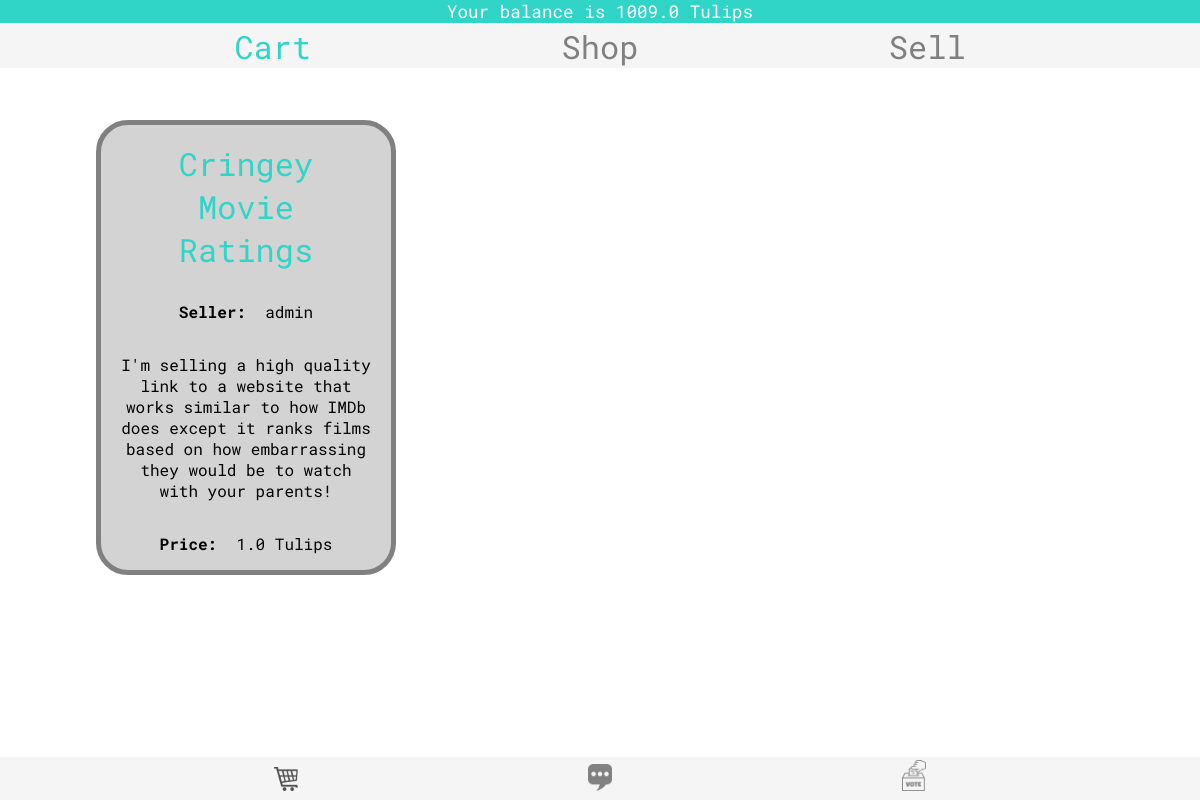
Screenshot of /boughtlinks (signed in) with the database file from the repository.
### tables this page shows
CREATE TABLE users
(
    user_id TEXT PRIMARY KEY,
    password TEXT NOT NULL,
    tulips REAL NOT NULL,
    isAdmin INTEGER NOT NULL,
    isBanned INTEGER NOT NULL,
    bannedReason TEXT NOT NULL
);

CREATE TABLE listings
(
    listing_id INTEGER PRIMARY KEY AUTOINCREMENT,
    seller_id TEXT NOT NULL,
    title TEXT NOT NULL,
    description TEXT NOT NULL,
    price REAL NOT NULL,
    link TEXT NOT NULL
);

### app.py (the view)
@ app.route("/boughtlinks", methods=["GET", "POST"])
@ login_required
def boughtlinks():
    db = get_db()
    balance = db.execute(
        """SELECT tulips FROM users WHERE user_id= ?""", (g.user,)).fetchone()["tulips"]
    boughtlinks = db.execute(
        """SELECT * FROM listings WHERE listing_id IN(SELECT listing_id FROM boughtlinks WHERE user_id= ?)""", (g.user,)).fetchall()
    return render_template("boughtlinks.html", boughtlinks=boughtlinks, balance=balance, maincolor=g.maincolor, secondcolor=g.secondcolor, textcolor=g.textcolor)

### app.py (called while the page is built)
@app.teardown_appcontext
def close_db_at_end_of_request(e=None):
    close_db(e)

@app.before_request
def load_logged_in_user():
    g.user = session.get("user_id", None)
    db = get_db()
    colors = db.execute("SELECT proposal_value FROM policies WHERE proposal_type = 'color'").fetchone()[
        "proposal_value"]
    g.maincolor = colors[0:7]
    g.secondcolor = colors[7:14]
    g.textcolor = colors[14:21]

def login_required(view):
    @ wraps(view)
    def wrapped_view(**kwargs):
        db = get_db()
        if g.user is None:
            return redirect(url_for("login", next=request.url))
        if db.execute("""SELECT isBanned FROM users WHERE user_id = ? """, (g.user,)).fetchone()["isBanned"] == 1:
            return redirect(url_for("login"))
        return view(**kwargs)
    return wrapped_view

### database.py (called while the page is built)
def get_db():
    if "db" not in g:
        g.db = sqlite3.connect(DATABASE,
                               detect_types=sqlite3.PARSE_DECLTYPES
                               )
        g.db.row_factory = sqlite3.Row
    return g.db

### templates/boughtlinks.html
{% extends "base.html" %}
{% block main_content %}
<nav class="swup" aria-label="Nav for shop, chat room, voting page">
    <a class="active" href="{{url_for('shop')}}"><img src="{{url_for('static', filename='shop.png')}}" alt="Link to the hyper link market"></a>
    <a href="{{url_for('chat')}}"><img src="{{url_for('static', filename='chat.png')}}" alt="Link to the public forum"></a>
    <a href="{{url_for('voting')}}"><img id="voteicon" src="{{url_for('static', filename='vote.png')}}" alt="Link to the town hall"></a>
</nav>
<div class="swup" id="shoptop">
    <nav aria-label="Nav for shop, cart, sell form" id="shopnav">
        <a class="active" href="{{url_for('boughtlinks')}}">Cart</a>
        <a href="{{url_for('shop')}}">Shop</a>
        <a href="{{url_for('sell')}}">Sell</a>
    </nav>
    <p id="balance">Your balance is {{ balance }} Tulips</p>
</div>
    <main class="swup transition-page1" id="shop">
        {% for boughtlink in boughtlinks %}
            <section>
                <h2><a id="boughtlink" data-no-swup href="{{boughtlink['link']}}">{{boughtlink["title"]}}</a></h2>
                <p><b>Seller:&nbsp;</b> {{boughtlink["seller_id"]}}</p>
                <p>{{boughtlink["description"]}}</p>
                <p><b>Price:&nbsp;</b> {{boughtlink["price"]}} Tulips</p>
            </section>
        {% endfor %}
    </main>
{% endblock %}

### static/styles.css (style rules this page uses)
h1, h2, p { color: var(--textcolor); }
#shopnav a, #shopnav a:visited { color: grey; }
#shoptop #shopnav .active { color: var(--secondcolor); }
a { width: auto; text-decoration: none; }
html { padding: env(safe-area-inset); }
html, body, main { width: 100%; }
html { max-width: 100%; height: 100%; }
body { max-width: 100%; }
h2 { text-align: center; }
p { text-align: justify; }
main { top: 0; bottom: 0; left: 0; right: 0; width: 100%; }
body { background-color: var(--maincolor); padding: 0; margin: 0; font-family: 'Roboto Mono', monospace; }
.transition-page1 { transition: 0.25s; transform: translateX(0); transform-origin: left; }
@media screen and (min-width: 480px) and (orientation:landscape) { html { min-height: -webkit-fill-available; } }
@media screen and (min-width: 1024px) { .transition-page1 { transition: 0.25s; transform: translateY(0); transform-origin: top; } }
@media screen and (min-width: 1200px) { h2 { font-size: 3em; } }
@media screen and (min-width: 1200px) { section div, a { font-size: 2rem; } }
html, body { height: 100%; overflow-x: hidden; }
#shop section a, #voting a { background-color: whitesmoke; font-size: 1.5rem; color: var(--textcolor); padding: 0rem 1rem; border: 1px solid var(--textcolor); }
nav { bottom: 0; left: 0; position: fixed; display: inline-flex; justify-content: space-evenly; width: 100%; background-color: whitesmoke; }
nav a { padding-left: 1rem; padding-right: 1rem; }
nav img { width: 1.5rem; filter: invert(51%) sepia(1%) saturate(0%) hue-rotate(9deg) brightness(99%) contrast(87%); border: 0px solid transparent; margin: auto auto; margin-top: 0.4rem; }
.active img { filter: invert(30%) sepia(4%) saturate(0%) hue-rotate(222deg) brightness(92%) contrast(86%); }
#voteicon { margin-top: 0.1rem; }
#balance, #shopnav, nav, #shoptop { z-index: 2; }
#shoptop { width: 100%; display: grid; position: fixed; top: 0; left: 0; right: 0; margin: 0; padding: 0; }
#shopnav { position: static; grid-area: 2 / 1 / span 1 / span 1; }
#shopnav a { padding-top: 0.1rem; }
#shop section, #boughtlinks section { background-color: lightgray; width: 80%; margin: 0 auto; margin-top: 17%; padding-left: 1rem; border: 5px solid gray; border-radius: 2rem; padding-right: 1rem; box-sizing: border-box; }
#shop section #boughtlink { background-color: transparent; border: 1px solid transparent; color: var(--secondcolor); font-size: 2rem; }
#shop { display: inline-block; margin: 7rem 0rem; }
#shop p, #boughtlinks p, #shop h2 { width: 100%; font-size: 1rem; font-weight: normal; display: flex; justify-content: center; justify-items: center; margin-top: 1rem; padding: 0; text-align: left; }
#shop section a , #boughtlinks section a { width: auto; margin: 0 2rem; text-align: center; font-size: 1rem; }
#balance { background-color: transparent; background-color: var(--secondcolor); color: var(--maincolor); font-size: 1.1rem; top: 0; margin: 0rem; display: flex; align-items: center; justify-content: center; width: 100%; grid-area: 1 / 1 / span 1 / span 1 }
@media screen and (min-width: 480px) and (orientation:landscape) { #shop section { width: 55%; margin-top: 1rem; } }
@media screen and (min-width: 1200px) { #shop section { float: left; margin: 1.66%; margin-top: 0.5rem; margin-left: 6rem; width: 25%; } }
#shop p { word-wrap: break-word; display: inline-block; text-align: center; }

### rows the page displays
users: tulips "1009.0"
listings: title "Cringey Movie Ratings", seller_id "admin", description "I'm selling a high quality link to a website that works similar to how IMDb does except it ranks films based on how embarrassing they would be to watch with your parents!", price "1.0"
